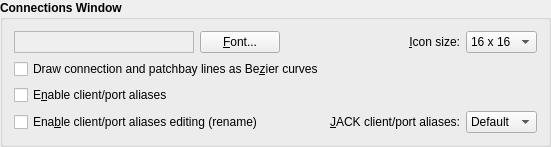
            <widget class="QGroupBox" name="ConnectionsWindowGroupBox">
             <property name="font">
              <font>
               <weight>75</weight>
               <bold>true</bold>
              </font>
             </property>
             <property name="title">
              <string>Connections Window</string>
             </property>
             <property name="flat">
              <bool>true</bool>
             </property>
             <layout class="QGridLayout" name="_20">
              <item row="1" column="0">
               <widget class="QLabel" name="ConnectionsFontTextLabel">
                <property name="minimumSize">
                 <size>
                  <width>180</width>
                  <height>0</height>
                 </size>
                </property>
                <property name="maximumSize">
                 <size>
                  <width>260</width>
                  <height>16777215</height>
                 </size>
                </property>
                <property name="font">
                 <font>
                  <weight>50</weight>
                  <bold>false</bold>
                 </font>
                </property>
                <property name="toolTip">
                 <string>Sample connections view font</string>
                </property>
                <property name="autoFillBackground">
                 <bool>true</bool>
                </property>
                <property name="frameShape">
                 <enum>QFrame::StyledPanel</enum>
                </property>
                <property name="frameShadow">
                 <enum>QFrame::Sunken</enum>
                </property>
                <property name="alignment">
                 <set>Qt::AlignCenter</set>
                </property>
                <property name="wordWrap">
                 <bool>false</bool>
                </property>
               </widget>
              </item>
              <item row="1" column="1">
               <widget class="QPushButton" name="ConnectionsFontPushButton">
                <property name="font">
                 <font>
                  <weight>50</weight>
                  <bold>false</bold>
                 </font>
                </property>
                <property name="toolTip">
                 <string>Select font for the connections view</string>
                </property>
                <property name="text">
                 <string>&amp;Font...</string>
                </property>
                <property name="shortcut">
                 <string>Alt+F</string>
                </property>
                <property name="autoDefault">
                 <bool>false</bool>
                </property>
               </widget>
              </item>
              <item row="1" column="2">
               <spacer>
                <property name="orientation">
                 <enum>Qt::Horizontal</enum>
                </property>
                <property name="sizeType">
                 <enum>QSizePolicy::Expanding</enum>
                </property>
                <property name="sizeHint" stdset="0">
                 <size>
                  <width>8</width>
                  <height>8</height>
                 </size>
                </property>
               </spacer>
              </item>
              <item row="1" column="3">
               <widget class="QLabel" name="ConnectionsIconSizeTextLabel">
                <property name="font">
                 <font>
                  <weight>50</weight>
                  <bold>false</bold>
                 </font>
                </property>
                <property name="text">
                 <string>&amp;Icon size:</string>
                </property>
                <property name="alignment">
                 <set>Qt::AlignRight|Qt::AlignTrailing|Qt::AlignVCenter</set>
                </property>
                <property name="wordWrap">
                 <bool>false</bool>
                </property>
                <property name="buddy">
                 <cstring>ConnectionsIconSizeComboBox</cstring>
                </property>
               </widget>
              </item>
              <item row="1" column="4">
               <widget class="QComboBox" name="ConnectionsIconSizeComboBox">
                <property name="font">
                 <font>
                  <weight>50</weight>
                  <bold>false</bold>
                 </font>
                </property>
                <property name="toolTip">
                 <string>The icon size for each item of the connections view</string>
                </property>
                <property name="editable">
                 <bool>false</bool>
                </property>
                <property name="currentIndex">
                 <number>0</number>
                </property>
                <item>
                 <property name="text">
                  <string>16 x 16</string>
                 </property>
                </item>
                <item>
                 <property name="text">
                  <string>32 x 32</string>
                 </property>
                </item>
                <item>
                 <property name="text">
                  <string>64 x 64</string>
                 </property>
                </item>
               </widget>
              </item>
              <item row="2" column="0" colspan="3">
               <widget class="QCheckBox" name="BezierLinesCheckBox">
                <property name="font">
                 <font>
                  <weight>50</weight>
                  <bold>false</bold>
                 </font>
                </property>
                <property name="toolTip">
                 <string>Whether to draw connection lines as cubic Bezier curves</string>
                </property>
                <property name="text">
                 <string>Draw connection and patchbay lines as Be&amp;zier curves</string>
                </property>
                <property name="shortcut">
                 <string>Alt+Z</string>
                </property>
               </widget>
              </item>
              <item row="3" column="0">
               <widget class="QCheckBox" name="AliasesEnabledCheckBox">
                <property name="font">
                 <font>
                  <weight>50</weight>
                  <bold>false</bold>
                 </font>
                </property>
                <property name="toolTip">
                 <string>Whether to enable client/port name aliases on the connections window</string>
                </property>
                <property name="text">
                 <string>E&amp;nable client/port aliases</string>
                </property>
                <property name="shortcut">
                 <string>Alt+N</string>
                </property>
               </widget>
              </item>
              <item row="4" column="0" colspan="2">
               <widget class="QCheckBox" name="AliasesEditingCheckBox">
                <property name="font">
                 <font>
                  <weight>50</weight>
                  <bold>false</bold>
                 </font>
                </property>
                <property name="toolTip">
                 <string>Whether to enable in-place client/port name editing (rename)</string>
                </property>
                <property name="text">
                 <string>Ena&amp;ble client/port aliases editing (rename)</string>
                </property>
                <property name="shortcut">
                 <string>Alt+B</string>
                </property>
               </widget>
              </item>
              <item row="4" column="3">
               <widget class="QLabel" name="JackClientPortAliasTextLabel">
                <property name="font">
                 <font>
                  <weight>50</weight>
                  <bold>false</bold>
                 </font>
                </property>
                <property name="text">
                 <string>&amp;JACK client/port aliases:</string>
                </property>
                <property name="alignment">
                 <set>Qt::AlignRight|Qt::AlignTrailing|Qt::AlignVCenter</set>
                </property>
                <property name="wordWrap">
                 <bool>false</bool>
                </property>
                <property name="buddy">
                 <cstring>JackClientPortAliasComboBox</cstring>
                </property>
               </widget>
              </item>
              <item row="4" column="4">
               <widget class="QComboBox" name="JackClientPortAliasComboBox">
                <property name="font">
                 <font>
                  <weight>50</weight>
                  <bold>false</bold>
                 </font>
                </property>
                <property name="toolTip">
                 <string>JACK client/port aliases display mode</string>
                </property>
                <property name="editable">
                 <bool>false</bool>
                </property>
                <property name="currentIndex">
                 <number>0</number>
                </property>
                <item>
                 <property name="text">
                  <string>Default</string>
                 </property>
                </item>
                <item>
                 <property name="text">
                  <string>First</string>
                 </property>
                </item>
                <item>
                 <property name="text">
                  <string>Second</string>
                 </property>
                </item>
               </widget>
              </item>
             </layout>
            </widget>
